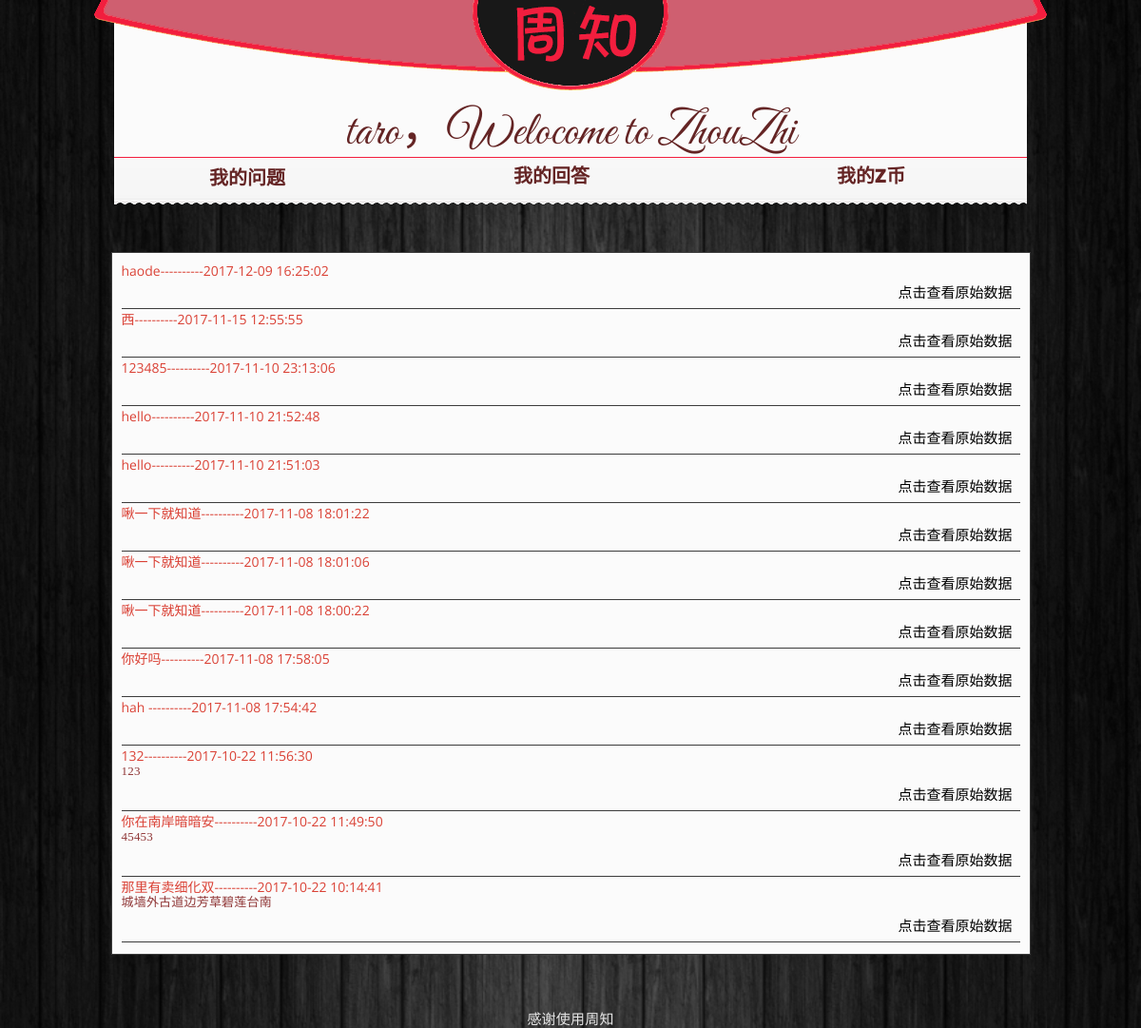
Screenshot of /persion (signed in) with the database file from the repository.
### zhou/models.py (models this page shows)
class Question(models.Model):
    qustion_user = models.ForeignKey(User)
    content = models.TextField(null=False)
    time = models.CharField(max_length=30)
    def __unicode__(self):  # 在Python3中用 __str__ 代替 __unicode__
        return self.content

### zhou/views.py (the view)
# urls.py: url(r'^persion', views.persion),
@login_required
def persion(request):
    context = {}
    context['name'] = request.session['name']
    user = User.objects.get(username=context['name'])
    questions = user.question_set.order_by("time")
    questions.reverse
    question_list=[]
    question_anwser_list={}
    i=0
    tmp={}
    for question in questions:
        i=i+1
        question_time=question.time
        question_id=question.id
        an = question.answer
        ans = an.order_by("answer_rank")
        texts = ans.all().values_list('answer_text')
        answer_list = []
        for text in texts:
            text = "".join(tuple(text))
            answer_list.append(text)
        question_anwser_list['id']=question_id
        question_anwser_list['time']=question_time
        question_anwser_list['quesition']=question
        question_anwser_list['answers']=texts
        tmp[i]=question_anwser_list.copy()
        question_list.append(tmp[i])
    question_list.reverse()
    context['questions']=question_list
    return render(request, 'persion_question.html', context)

### templates/persion_question.html (shortened to what this page needs)
{% extends 'persion_base.html' %}
{% block root %}
<div id="myq">
{% for list in questions %}
        <div class="myq">
           <h4>  {{ list.quesition }}----------{{ list.time }}</h4>
    {% for answer in list.answers %}
         <p>
         {% for a in answer %}
             {{ a }}
             {% endfor %}
        </p>
        {% endfor %}
        <a href="{% url "question_id" list.id  %}" class="ca">点击查看原始数据</a>
    </div>
{% endfor %}
</div>
{% endblock %}

### templates/persion_base.html (shortened to what this page needs)
<!DOCTYPE html>
<html lang="en">
<head>
    <link rel="stylesheet" href="/static/dlzc/css/style.css" />
    <link rel="stylesheet" href="/static/dlzc/css/prettyPhoto.css" />
    <link rel="stylesheet" href="/static/dlzc/css/animate.min.css" />
    <link rel="stylesheet" href="/static/dlzc/css/bounceInDown.css" />
    <link rel="stylesheet" href="/static/dlzc/css/grzx.css" />
</head>
<body id="example-rand">
<div id="headerContainer">
    <div id="mainMenuBg">
        <img src="/static/dlzc/images/menubar.png" width="1002px" height="95px"
             style="position:absolute;left:50%;top:0;margin: 0 -501px;" usemap="#testmap">
    </div>
    <div id="QuotePagetitleBreadcrumbsWrapper">
        <div id="QuotePagetitleContainer">
            <p>{{ name }}，Welocome to ZhouZhi</p>
        </div>
        <div id="subtitleBreadcrumbsContainer">
            <div id="nav">
                <a href="/persion" id="nav1">我的问题</a>
                <a href="/perion_anwser" id="nav2">我的回答</a>
                <a href="/persion_integral" id="nav3">我的Z币</a>
            </div>
            <div id="subtitleBreadcrumbsWrapper">
            </div>
        </div>
    </div>
</div>
{% block root %}
{% endblock %}
<br><br><br>
<p id="p1">感谢使用周知</p>
</body>
</html>

### zhou/static/dlzc/css/style.css (style rules this page uses)
html, body, div, span, applet, object, iframe, h1, h2, h3, h4, h5, h6, p, blockquote, pre, a, abbr, acronym, address, big, cite, code, del, dfn, em, img, ins, kbd, q, s, samp, small, strike, strong, sub, sup, tt, var, b, u, i, center, dl, dt, dd, ol, ul, li, fieldset, form, label, legend, table, caption, tbody, tfoot, thead, tr, th, td, article, aside, canvas, details, embed, figure, figcaption, footer, header, hgroup, menu, nav, output, ruby, section, summary, time, mark, audio, video { margin: 0; padding: 0; border: 0; font-size: 100%; font: inherit; vertical-align: baseline; }
body { line-height: 1; }
a { text-decoration: none; }
body { background: url(../images/back.jpg) no-repeat; background-position: top center; background-size: 100%; font-family: 'Open Sans', sans-serif; font-weight: 300; }
h4 { font-size: 14px; color: #da4135; font-weight: 400; margin-bottom: 10px; }
p { color: #903737; font-size: 12px; line-height: 18px; font-weight: 500; letter-spacing: 0.2px; }
a { color: #da4135; font-size:13px }
#headerContainer { position: relative; z-index: 50; height: 215px; margin-bottom:50px; }
#QuotePagetitleBreadcrumbsWrapper { width: 960px; margin: 0 auto; position:relative; z-index:-10; top:-100px; }
#QuotePagetitleContainer { min-height: 150px; display:block; }
#QuotePagetitleContainer p { font-family: 'Great Vibes', cursive; font-size: 50px; color: #f21e3e; text-align: center; padding-top:120px; line-height: 1; letter-spacing: 0; font-weight: 300; }
#subtitleBreadcrumbsContainer { background: url(../images/pageTitleQuoteContainerBottomBar.png) repeat-x; height:51px; background-position: bottom; }
#subtitleBreadcrumbsWrapper { width: 490px; margin: 0 auto; padding-top: 9px; }

### zhou/static/dlzc/css/bounceInDown.css (style rules this page uses)
.bounceInDown { -webkit-animation-name: bounceInDown; -moz-animation-name: bounceInDown; -o-animation-name: bounceInDown; animation-name: bounceInDown; }

### zhou/static/dlzc/css/grzx.css (style rules this page uses)
body,div,img,p,ul,li,dl,dt,dd,h1,h2,h3,h4,h5,h6 { margin: 0;padding: 0; }
input,img,button { border:0; outline: none; margin: 0; padding: 0; }
fieldset, img, input,button { border: none; padding: 0; margin: 0; outline-style: none; }
img { border:0; vertical-align: middle; }
a { color: #000;text-decoration: none;font-size: 15px }
body { background: url(../images/back.jpg) repeat; background-position: top center; background-size: 100%; font-family: 'Open Sans', sans-serif; font-weight: 300; }
#mainMenuBg { background: url(../images/menubar.png) no-repeat; width: 1002px; height: 95px; margin: 0 auto; color:#000; }
#headerContainer { position: relative; z-index: 50; height: 215px; margin-bottom:50px; }
#QuotePagetitleBreadcrumbsWrapper { width: 960px; margin: 0 auto; position:relative; z-index:-10; top:-100px; }
#QuotePagetitleContainer { background: #fbfbfb; min-height: 150px; display:block; }
#QuotePagetitleContainer p { font-family: 'Great Vibes', cursive; font-size: 50px; color: #642424; text-align: center; padding-top:120px; line-height: 1; letter-spacing: 0; font-weight: 300; }
#subtitleBreadcrumbsContainer { background: url(../images/pageTitleQuoteContainerBottomBar.png) repeat-x; height:51px; background-position: bottom; position: relative; }
.animated { animation-duration: 1s; animation-fill-mode: both; }
#nav { width: 960px; height: 20px; border-top: 1px solid #f21e3e; }
#nav1 { position: absolute; top: 5px; left: 100px; margin-top: 2px; line-height: 30px; text-align: center; display: block; }
#nav2 { position: absolute; top: 5px; left: 420px; line-height: 30px; text-align: center; display: block; }
#nav3 { position: absolute; top: 5px; left: 760px; line-height: 30px; text-align: center; display: block; }
#nav a { font-size: 20px; color: #642424; font-weight: 800; }
#myq { margin:5px auto 10px; width: 945px; background-color: #fbfbfb; padding: 10px; border: 1px solid #3c3c3c; }
.myq { padding: 2px 0 4px 0; margin-bottom: 2px; border-bottom: 1px solid #3c3c3c; }
.myq p { font-size: 13px; font-family: 微软雅黑; }
.myq a { height: 20px; display: block; margin-right: 8px; margin-top: 8px; text-align: right; font-size: 15px; }
#p1 { text-align: center; color: #e5e5e5; font-size: 15px; }

### rows the page displays
Question: quesition "haode", time "2017-12-09 16:25:02"
Question: quesition "西", time "2017-11-15 12:55:55"
Question: quesition "123485", time "2017-11-10 23:13:06"
Question: quesition "hello", time "2017-11-10 21:52:48"
Question: quesition "hello", time "2017-11-10 21:51:03"
Question: quesition "啾一下就知道", time "2017-11-08 18:01:22"
Question: quesition "啾一下就知道", time "2017-11-08 18:01:06"
Question: quesition "啾一下就知道", time "2017-11-08 18:00:22"
Question: quesition "你好吗", time "2017-11-08 17:58:05"
Question: quesition "hah", time "2017-11-08 17:54:42"
Question: quesition "132", time "2017-10-22 11:56:30", answer "123"
Question: quesition "你在南岸暗暗安", time "2017-10-22 11:49:50", answer "45453"
Question: quesition "那里有卖细化双", time "2017-10-22 10:14:41", answer "城墙外古道边芳草碧莲台南"

### other values shown
{{ name }} "taro"
